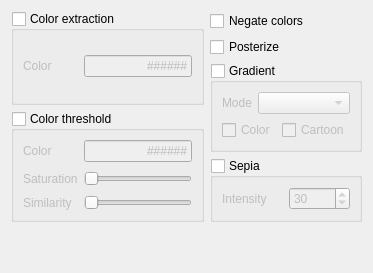
  <widget class="QWidget" name="tab_2">
   <attribute name="title">
    <string>Colors</string>
   </attribute>
   <layout class="QGridLayout" name="gridLayout_10">
    <item row="0" column="0" rowspan="3">
     <widget class="QGroupBox" name="extractEnable">
      <property name="title">
       <string>Color extraction</string>
      </property>
      <property name="checkable">
       <bool>true</bool>
      </property>
      <property name="checked">
       <bool>false</bool>
      </property>
      <layout class="QGridLayout">
       <item row="0" column="0">
        <widget class="QLabel" name="label_6">
         <property name="sizePolicy">
          <sizepolicy hsizetype="MinimumExpanding" vsizetype="Preferred">
           <horstretch>0</horstretch>
           <verstretch>0</verstretch>
          </sizepolicy>
         </property>
         <property name="text">
          <string>Color</string>
         </property>
         <property name="buddy">
          <cstring>extractComponentText</cstring>
         </property>
        </widget>
       </item>
       <item row="0" column="1">
        <widget class="QLineEdit" name="extractComponentText">
         <property name="maximumSize">
          <size>
           <width>140</width>
           <height>16777215</height>
          </size>
         </property>
         <property name="inputMask">
          <string>&gt;HHHHHH;#</string>
         </property>
         <property name="alignment">
          <set>Qt::AlignRight|Qt::AlignTrailing|Qt::AlignVCenter</set>
         </property>
        </widget>
       </item>
      </layout>
     </widget>
    </item>
    <item row="0" column="2">
     <widget class="QCheckBox" name="invertEnable">
      <property name="sizePolicy">
       <sizepolicy hsizetype="Expanding" vsizetype="Fixed">
        <horstretch>0</horstretch>
        <verstretch>0</verstretch>
       </sizepolicy>
      </property>
      <property name="text">
       <string>Negate colors</string>
      </property>
     </widget>
    </item>
    <item row="1" column="2">
     <widget class="QCheckBox" name="posterizeEnable">
      <property name="text">
       <string>Posterize</string>
      </property>
     </widget>
    </item>
    <item row="2" column="2" rowspan="2">
     <widget class="QGroupBox" name="gradientEnable">
      <property name="sizePolicy">
       <sizepolicy hsizetype="MinimumExpanding" vsizetype="Preferred">
        <horstretch>0</horstretch>
        <verstretch>0</verstretch>
       </sizepolicy>
      </property>
      <property name="title">
       <string>Gradient</string>
      </property>
      <property name="checkable">
       <bool>true</bool>
      </property>
      <property name="checked">
       <bool>false</bool>
      </property>
      <layout class="QGridLayout" name="gridLayout_9">
       <item row="0" column="0">
        <widget class="QLabel" name="label_25">
         <property name="text">
          <string>Mode</string>
         </property>
        </widget>
       </item>
       <item row="0" column="1" colspan="2">
        <widget class="QComboBox" name="gradientModeCombo">
         <property name="sizePolicy">
          <sizepolicy hsizetype="MinimumExpanding" vsizetype="Fixed">
           <horstretch>0</horstretch>
           <verstretch>0</verstretch>
          </sizepolicy>
         </property>
        </widget>
       </item>
       <item row="1" column="0" colspan="2">
        <widget class="QCheckBox" name="gradientColorCheck">
         <property name="text">
          <string>Color</string>
         </property>
        </widget>
       </item>
       <item row="1" column="2">
        <widget class="QCheckBox" name="gradientCartoonCheck">
         <property name="text">
          <string>Cartoon</string>
         </property>
        </widget>
       </item>
      </layout>
     </widget>
    </item>
    <item row="3" column="0" rowspan="2">
     <widget class="QGroupBox" name="colorthresEnable">
      <property name="title">
       <string>Color threshold</string>
      </property>
      <property name="checkable">
       <bool>true</bool>
      </property>
      <property name="checked">
       <bool>false</bool>
      </property>
      <layout class="QGridLayout" name="gridLayout_19">
       <item row="0" column="0">
        <widget class="QLabel" name="label_8">
         <property name="sizePolicy">
          <sizepolicy hsizetype="MinimumExpanding" vsizetype="Preferred">
           <horstretch>0</horstretch>
           <verstretch>0</verstretch>
          </sizepolicy>
         </property>
         <property name="text">
          <string>Color</string>
         </property>
         <property name="buddy">
          <cstring>colorthresColorText</cstring>
         </property>
        </widget>
       </item>
       <item row="0" column="1">
        <widget class="QLineEdit" name="colorthresColorText">
         <property name="maximumSize">
          <size>
           <width>140</width>
           <height>16777215</height>
          </size>
         </property>
         <property name="inputMask">
          <string>&gt;HHHHHH;#</string>
         </property>
         <property name="alignment">
          <set>Qt::AlignRight|Qt::AlignTrailing|Qt::AlignVCenter</set>
         </property>
        </widget>
       </item>
       <item row="1" column="0">
        <widget class="QLabel" name="label_13">
         <property name="text">
          <string>Saturation</string>
         </property>
         <property name="buddy">
          <cstring>colorthresSaturationthresSlider</cstring>
         </property>
        </widget>
       </item>
       <item row="1" column="1">
        <widget class="QSlider" name="colorthresSaturationthresSlider">
         <property name="sizePolicy">
          <sizepolicy hsizetype="MinimumExpanding" vsizetype="Expanding">
           <horstretch>0</horstretch>
           <verstretch>0</verstretch>
          </sizepolicy>
         </property>
         <property name="orientation">
          <enum>Qt::Horizontal</enum>
         </property>
        </widget>
       </item>
       <item row="2" column="0">
        <widget class="QLabel" name="label_14">
         <property name="text">
          <string>Similarity</string>
         </property>
         <property name="buddy">
          <cstring>colorthresSimilaritythresSlider</cstring>
         </property>
        </widget>
       </item>
       <item row="2" column="1">
        <widget class="QSlider" name="colorthresSimilaritythresSlider">
         <property name="sizePolicy">
          <sizepolicy hsizetype="MinimumExpanding" vsizetype="Fixed">
           <horstretch>0</horstretch>
           <verstretch>0</verstretch>
          </sizepolicy>
         </property>
         <property name="orientation">
          <enum>Qt::Horizontal</enum>
         </property>
        </widget>
       </item>
      </layout>
     </widget>
    </item>
    <item row="4" column="2">
     <widget class="QGroupBox" name="sepiaEnable">
      <property name="title">
       <string>Sepia</string>
      </property>
      <property name="checkable">
       <bool>true</bool>
      </property>
      <property name="checked">
       <bool>false</bool>
      </property>
      <layout class="QHBoxLayout" name="horizontalLayout">
       <item>
        <widget class="QLabel" name="label_18">
         <property name="text">
          <string>Intensity</string>
         </property>
        </widget>
       </item>
       <item>
        <widget class="QSpinBox" name="sepiaIntensitySpin">
         <property name="maximum">
          <number>255</number>
         </property>
         <property name="value">
          <number>30</number>
         </property>
        </widget>
       </item>
      </layout>
     </widget>
    </item>
    <item row="5" column="2">
     <spacer name="verticalSpacer_3">
      <property name="orientation">
       <enum>Qt::Vertical</enum>
      </property>
      <property name="sizeHint" stdset="0">
       <size>
        <width>20</width>
        <height>40</height>
       </size>
      </property>
     </spacer>
    </item>
   </layout>
  </widget>
